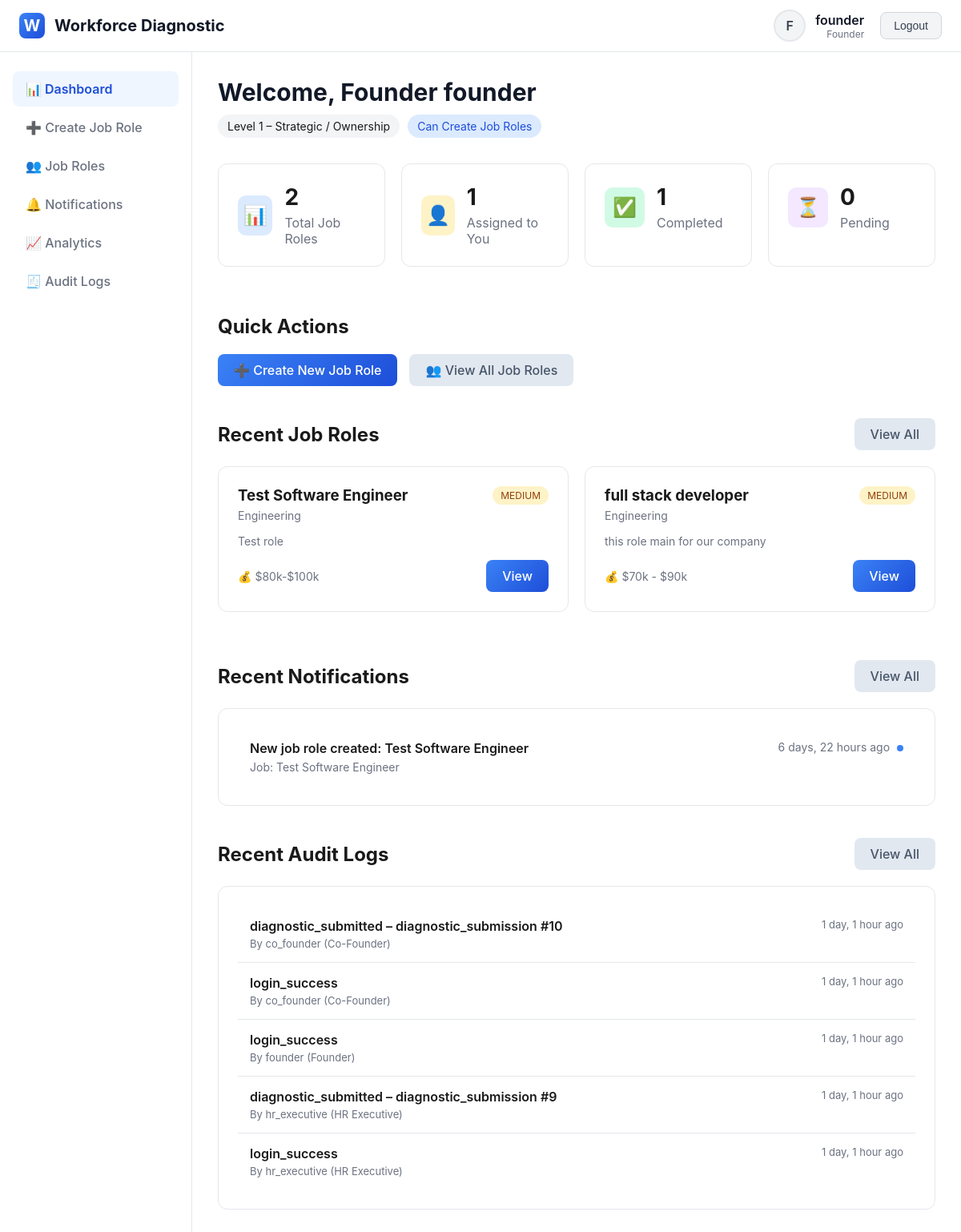
The app's page /dashboard/ (signed in), older data.
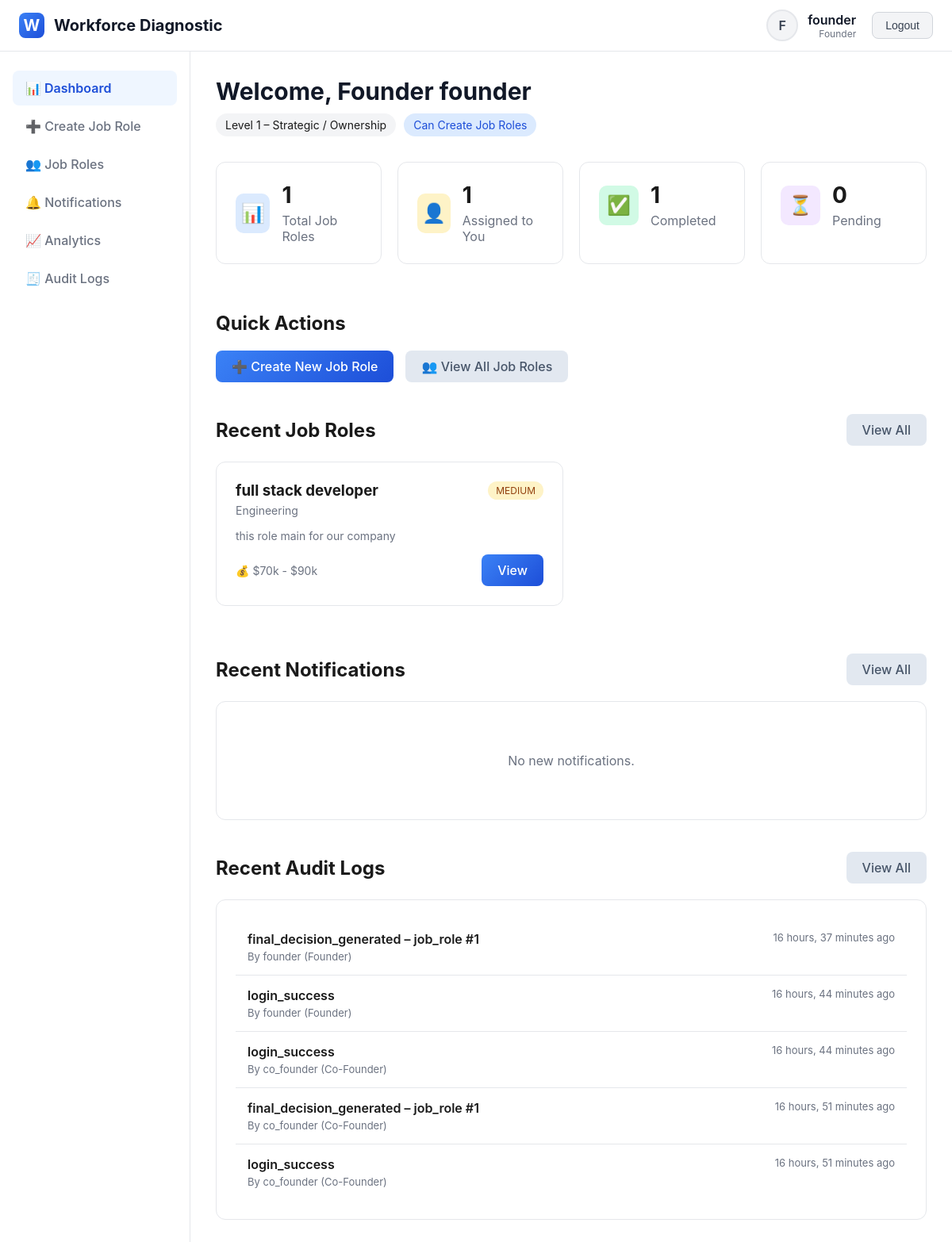
The same page, newer data.
### diagnostic_app/models.py (models this page shows, shortened)
class JobRole(models.Model):
    STATUS_CHOICES = [
        ('draft', 'Draft'),
        ('active', 'Active'),
        ('completed', 'Completed'),
        ('cancelled', 'Cancelled'),
    ]
    title = models.CharField(max_length=200)
    department = models.CharField(max_length=100)
    description = models.TextField()
    required_skills = models.TextField()
    experience_level = models.CharField(max_length=50)
    budget_range = models.CharField(max_length=100)
    urgency = models.CharField(max_length=20, choices=[
        ('low', 'Low'),
        ('medium', 'Medium'),
        ('high', 'High')
    ])
    created_by = models.ForeignKey(User, on_delete=models.CASCADE, related_name='created_jobs')
    created_at = models.DateTimeField(auto_now_add=True)
    status = models.CharField(max_length=20, choices=STATUS_CHOICES, default='draft')

class Notification(models.Model):
    user = models.ForeignKey(User, on_delete=models.CASCADE, related_name='notifications')
    message = models.TextField()
    job_role = models.ForeignKey(JobRole, on_delete=models.SET_NULL, null=True, blank=True)
    is_read = models.BooleanField(default=False)
    created_at = models.DateTimeField(auto_now_add=True)
    class Meta:
        ordering = ['-created_at']

class AuditLog(models.Model):
    EVENT_TYPES = [
        ('login_success', 'Login Success'),
        ('login_failure', 'Login Failure'),
        ('diagnostic_submitted', 'Diagnostic Submitted'),
        ('final_decision_generated', 'Final Decision Generated'),
    ]
    ENTITY_TYPES = [
        ('job_role', 'Job Role'),
        ('diagnostic_submission', 'Diagnostic Submission'),
    ]
    created_at = models.DateTimeField(auto_now_add=True)
    user = models.ForeignKey(User, on_delete=models.SET_NULL, null=True, blank=True, related_name='audit_logs')
    event_type = models.CharField(max_length=50, choices=EVENT_TYPES)
    entity_type = models.CharField(max_length=50, choices=ENTITY_TYPES, blank=True)
    entity_id = models.PositiveIntegerField(null=True, blank=True)
    metadata = models.JSONField(default=dict, blank=True)
    ip_address = models.GenericIPAddressField(null=True, blank=True)
    class Meta:
        ordering = ['-created_at']

class User(AbstractUser):
    ROLE_CHOICES = [
        ('founder', 'Founder'),
        ('co_founder', 'Co-Founder'),
        ('ceo', 'CEO'),
        ('cfo', 'CFO'),
        ('cto', 'CTO / Tech Lead'),
        ('coo', 'COO'),
        ('project_head', 'Project Head / Team Lead'),
        ('hr_manager', 'HR Manager / People Operations'),
        ('recruiter', 'Recruiter'),
        ('hr_executive', 'HR Executive'),
    ]
    role = models.CharField(max_length=20, choices=ROLE_CHOICES)
    phone = models.CharField(max_length=15, blank=True)
    def get_level(self):
        level_map = {
            'founder': 1, 'co_founder': 1,
            'ceo': 2, 'cfo': 2,
            'cto': 2, 'coo': 2, 'project_head': 2,
            'hr_manager': 3, 'recruiter': 3, 'hr_executive': 3
        }
        return level_map.get(self.role, 0)
    def can_create_job_roles(self):
        return self.role in ['founder', 'co_founder']

### diagnostic_app/views.py (the view)
# urls.py: path('dashboard/', views.dashboard_view, name='dashboard'),
@login_required
def dashboard_view(request):
    if request.user.get_level() == 1:
        total_jobs = JobRole.objects.count()
        assigned_jobs = RoleAssignment.objects.filter(user=request.user).count()
    else:
        assigned_jobs = RoleAssignment.objects.filter(user=request.user).count()
        total_jobs = assigned_jobs
    completed = DiagnosticSubmission.objects.filter(user=request.user).count()
    pending = assigned_jobs - completed
    stats = {
        'total_jobs': total_jobs,
        'assigned_jobs': assigned_jobs,
        'completed': completed,
        'pending': pending,
        'completion_rate': round((completed / assigned_jobs * 100) if assigned_jobs > 0 else 0, 1)
    }
    if request.user.get_level() == 1:
        jobs = JobRole.objects.all().order_by('-created_at')[:6]
    else:
        assigned_job_ids = RoleAssignment.objects.filter(user=request.user).values_list('job_role_id', flat=True)
        jobs = JobRole.objects.filter(id__in=assigned_job_ids).order_by('-created_at')[:6]
    notifications = Notification.objects.filter(user=request.user, is_read=False).order_by('-created_at')[:5]
    recent_audit_logs = None
    if request.user.is_superuser or request.user.get_level() == 1:
        recent_audit_logs = AuditLog.objects.select_related('user').order_by('-created_at')[:5]
    context = {
        'stats': stats,
        'jobs': jobs,
        'notifications': notifications,
        'recent_audit_logs': recent_audit_logs,
        'user_level': request.user.get_level(),
    }
    return render(request, 'diagnostic_app/dashboard.html', context)

### diagnostic_app/templates/diagnostic_app/dashboard.html (shortened to what the changed rows need)
{% extends 'diagnostic_app/base.html' %}
{% block content %}
<div class="page-header">
    <h1>Welcome, {{ user.get_role_display }} {{ user.username }}</h1>
</div>
<div style="display: grid; grid-template-columns: repeat(auto-fit, minmax(200px, 1fr)); gap: 20px; margin-bottom: 40px;">
    <div class="card">
        <div style="display: flex; align-items: center; gap: 15px;">
            <div>
                <h3 style="font-size: 28px; margin-bottom: 5px;">{{ stats.total_jobs }}</h3>
                <p style="color: #6b7280;">Total Job Roles</p>
            </div>
        </div>
    </div>
</div>
{% if user.can_create_job_roles %}
<div style="margin-bottom: 40px;">
    <h2 style="margin-bottom: 20px;">Quick Actions</h2>
</div>
{% endif %}
<div style="margin-bottom: 40px;">
    <div style="display: flex; justify-content: space-between; align-items: center; margin-bottom: 20px;">
        <h2>Recent Job Roles</h2>
    </div>
    {% if jobs %}
    <div style="display: grid; grid-template-columns: repeat(auto-fill, minmax(300px, 1fr)); gap: 20px;">
        {% for job in jobs %}
        <div class="card">
            <div style="display: flex; justify-content: space-between; align-items: flex-start; margin-bottom: 15px;">
                <div>
                    <h3 style="margin-bottom: 5px;">{{ job.title }}</h3>
                    <p style="color: #6b7280; font-size: 14px;">{{ job.department }}</p>
                </div>
                <span style="padding: 4px 10px; background:
                    {% if job.urgency == 'high' %}#fee2e2; color: #991b1b;
                    {% elif job.urgency == 'medium' %}#fef3c7; color: #92400e;
                    {% else %}#d1fae5; color: #065f46;
                    {% endif %}; border-radius: 20px; font-size: 12px;">
                    {{ job.urgency|upper }}
                </span>
            </div>
            <p style="color: #6b7280; font-size: 14px; margin-bottom: 15px;">
                {{ job.description|truncatewords:20 }}
            </p>
            <div style="display: flex; justify-content: space-between; align-items: center;">
                <div>
                    <span style="color: #6b7280; font-size: 14px;">💰 {{ job.budget_range }}</span>
                </div>
                <a href="{% url 'job_role_detail' job.id %}" class="btn btn-sm btn-primary">View</a>
            </div>
        </div>
        {% endfor %}
    </div>
    {% endif %}
</div>
<div>
    <div style="display: flex; justify-content: space-between; align-items: center; margin-bottom: 20px;">
        <h2>Recent Notifications</h2>
    </div>
    {% if notifications %}
    <div class="card">
        {% for notification in notifications %}
        <div style="padding: 15px; {% if not forloop.last %}border-bottom: 1px solid #e5e7eb;{% endif %}">
            <div style="display: flex; justify-content: space-between; align-items: flex-start;">
                <div style="flex: 1;">
                    <div style="font-weight: 600; margin-bottom: 5px;">{{ notification.message }}</div>
                    {% if notification.job_role %}
                    <div style="color: #6b7280; font-size: 14px;">Job: {{ notification.job_role.title }}</div>
                    {% endif %}
                </div>
                <div style="color: #6b7280; font-size: 14px; text-align: right;">
                    {{ notification.created_at|timesince }} ago
                    {% if not notification.is_read %}
                    <span style="display: inline-block; width: 8px; height: 8px; background: #3b82f6; border-radius: 50%; margin-left: 5px;"></span>
                    {% endif %}
                </div>
            </div>
        </div>
        {% endfor %}
    </div>
    {% else %}
    <div class="card">
        <p style="color: #6b7280; text-align: center; padding: 40px 0;">
            No new notifications.
        </p>
    </div>
    {% endif %}
    {% if recent_audit_logs %}
    <div style="margin-top: 40px;">
        <div style="display: flex; justify-content: space-between; align-items: center; margin-bottom: 20px;">
            <h2>Recent Audit Logs</h2>
        </div>
        <div class="card">
            {% for log in recent_audit_logs %}
            <a href="{% url 'audit_log_detail' log.id %}" style="display: block; color: inherit; text-decoration: none;">
                <div style="padding: 15px; {% if not forloop.last %}border-bottom: 1px solid #e5e7eb;{% endif %}">
                    <div style="display: flex; justify-content: space-between; align-items: flex-start;">
                        <div style="flex: 1;">
                            <div style="font-weight: 600; margin-bottom: 4px;">
                                {{ log.event_type }}
                                {% if log.entity_type %}
                                    – {{ log.entity_type }}{% if log.entity_id %} #{{ log.entity_id }}{% endif %}
                                {% endif %}
                            </div>
                            <div style="color: #6b7280; font-size: 13px;">
                                {% if log.user %}
                                    By {{ log.user.username }} ({{ log.user.get_role_display }})
                                {% else %}
                                    Anonymous
                                {% endif %}
                            </div>
                        </div>
                        <div style="color: #6b7280; font-size: 13px; text-align: right;">
                            {{ log.created_at|timesince }} ago
                        </div>
                    </div>
                </div>
            </a>
            {% endfor %}
        </div>
    </div>
    {% endif %}
</div>
{% endblock %}

Row changes from the older to the newer data that the page shows:
removed JobRole: title "Test Software Engineer", department "Engineering", urgency "MEDIUM", description "Test role", budget_range "$80k-$100k"
no longer on this page (row edited): Notification: message "New job role created: Test Software Engineer", job_role "Test Software Engineer", created_at "6 days, 22 hours", is_read False (drawn)
no longer on this page (row unchanged): AuditLog: event_type "diagnostic_submitted", entity_type "diagnostic_submission", entity_id "10", user.username "co_founder", user.role "Co-Founder", created_at "1 day, 1 hour"
no longer on this page (row unchanged): AuditLog: event_type "login_success", user.username "co_founder", user.role "Co-Founder", created_at "1 day, 1 hour"
no longer on this page (row unchanged): AuditLog: event_type "login_success", user.username "founder", user.role "Founder", created_at "1 day, 1 hour"
no longer on this page (row unchanged): AuditLog: event_type "diagnostic_submitted", entity_type "diagnostic_submission", entity_id "9", user.username "hr_executive", user.role "HR Executive", created_at "1 day, 1 hour"
no longer on this page (row unchanged): AuditLog: event_type "login_success", user.username "hr_executive", user.role "HR Executive", created_at "1 day, 1 hour"
added AuditLog: event_type "final_decision_generated", entity_type "job_role", entity_id "1", user.username "founder", user.role "Founder", created_at "16 hours, 37 minutes"
added AuditLog: event_type "login_success", user.username "founder", user.role "Founder", created_at "16 hours, 44 minutes"
added AuditLog: event_type "login_success", user.username "co_founder", user.role "Co-Founder", created_at "16 hours, 44 minutes"
added AuditLog: event_type "final_decision_generated", entity_type "job_role", entity_id "1", user.username "co_founder", user.role "Co-Founder", created_at "16 hours, 51 minutes"
added AuditLog: event_type "login_success", user.username "co_founder", user.role "Co-Founder", created_at "16 hours, 51 minutes"
Text that changed along with them:
{{ stats.total_jobs }}: "2" → "1"
text now shown: "No new notifications."
